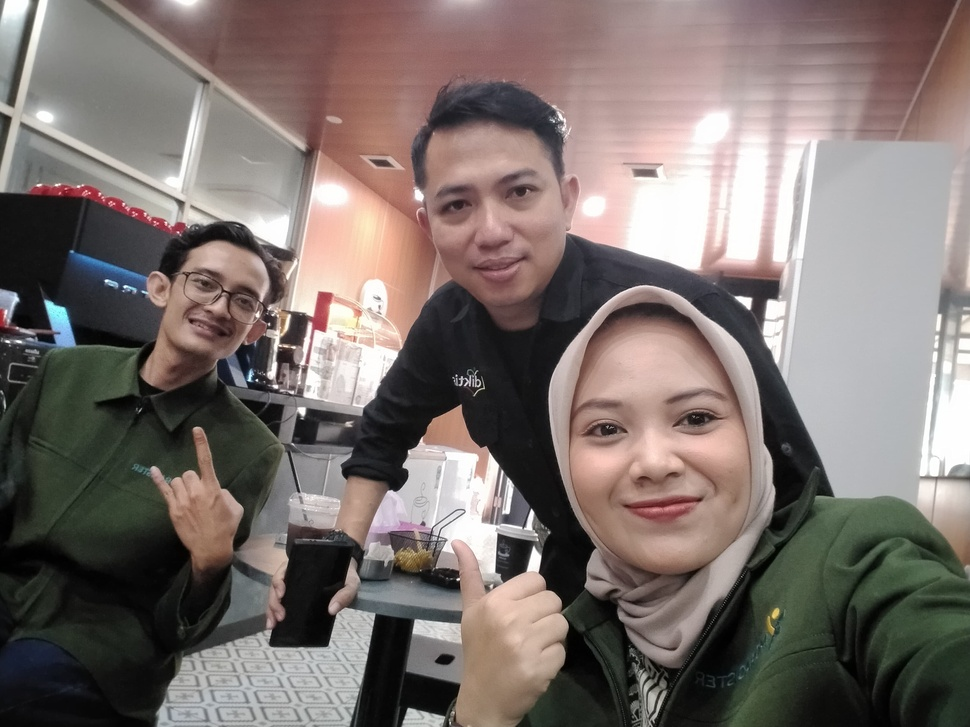
#> input picture CV Basic Technique/test.jpeg, 970 x 727 px, shrunk from 3264 x 2448 before the run
$ python corner_detection.py
#> lines starting #> are read from the running program, lines starting #| are printed output that depends on the picture
import cv2
import numpy as np

image_read = cv2.imread('../CV Basic Technique/test.jpeg', cv2.IMREAD_GRAYSCALE)
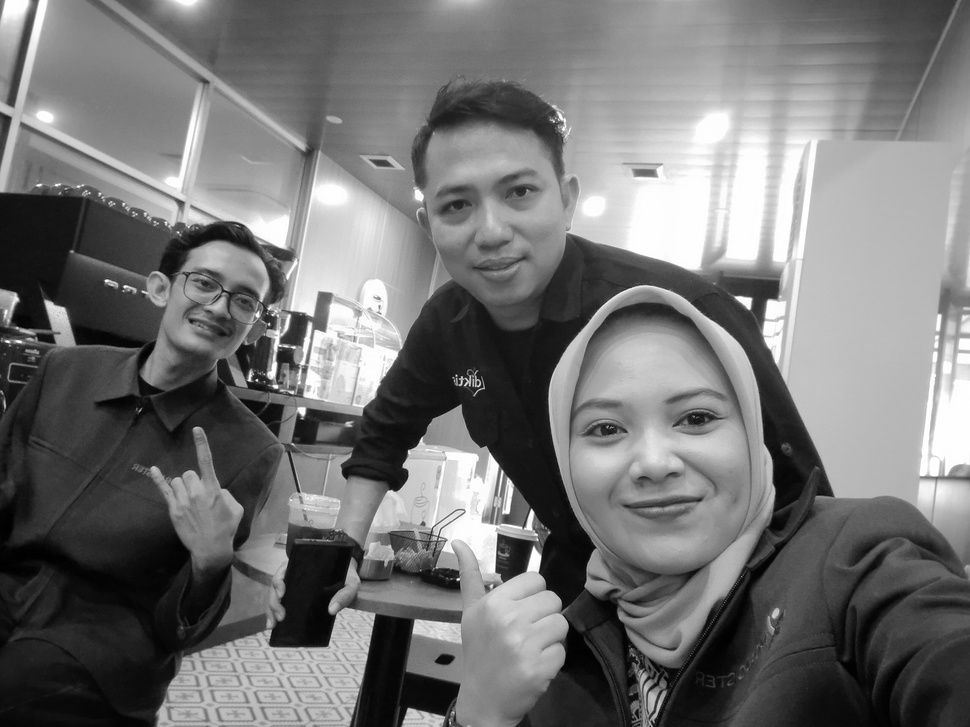
#> image_read: shape (727, 970); min 0, max 255, mean 115.6

gray = np.float32(image_read)

# 3. Deteksi sudut (corner) menggunakan metode Harris
corner = cv2.cornerHarris(gray, blockSize=3, ksize=3, k=0.04)
print("corner shape:", corner.shape)  # output: sama dengan (h, w)
#| corner shape: (727, 970)
print("corner max value:", corner.max())  # nilai maksimum sudut
#| corner max value: 133929400.0

# 4. Ubah gambar grayscale jadi BGR agar bisa ditandai warna
bgr_image = cv2.cvtColor(image_read, cv2.COLOR_GRAY2BGR)
print("bgr_image shape:", bgr_image.shape)  # output: (h, w, 3)
#| bgr_image shape: (727, 970, 3)

# 5. Tandai sudut yang terdeteksi dengan warna merah
bgr_image[corner>0.0001*corner.max()] = [0,0,255]
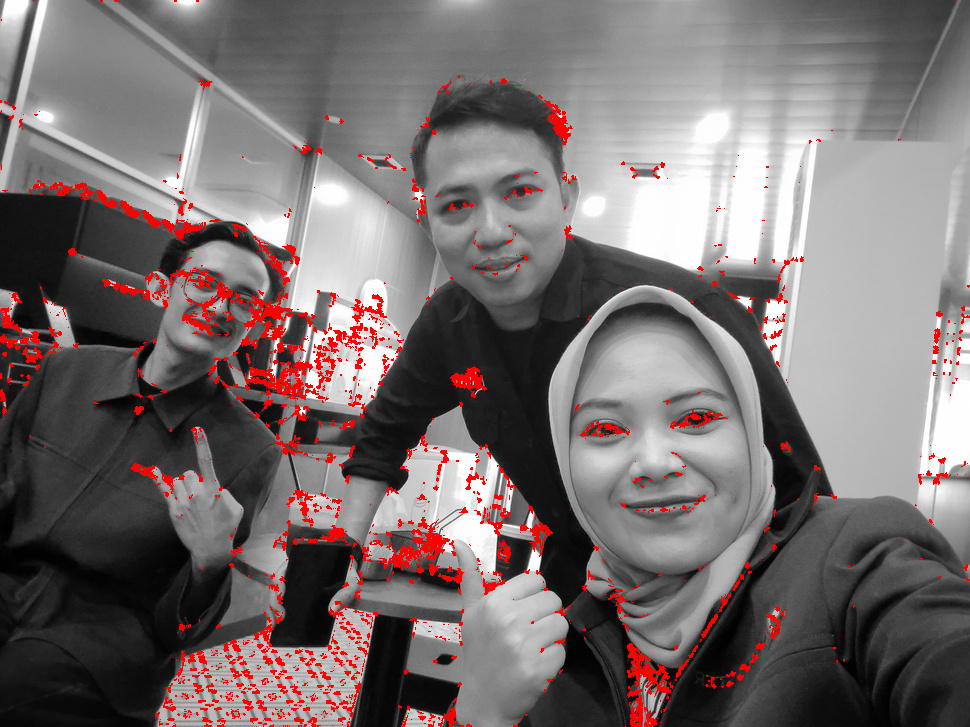
#> bgr_image: shape (727, 970, 3); mean B, G, R 110.6, 110.6, 120.4
cv2.imshow("test", bgr_image)

cv2.waitKey(0)
cv2.destroyAllWindows()
